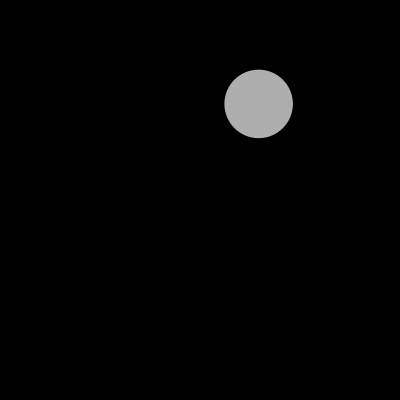
Frame 1 (no input)
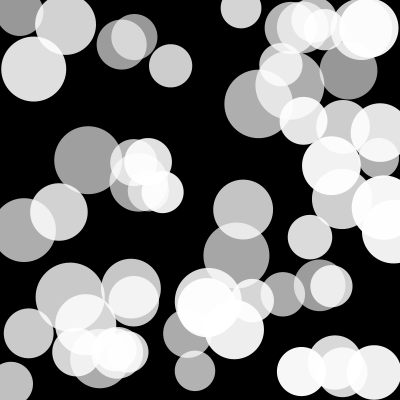
Frame 60 (the mouse pressed at the canvas centre just before this capture)
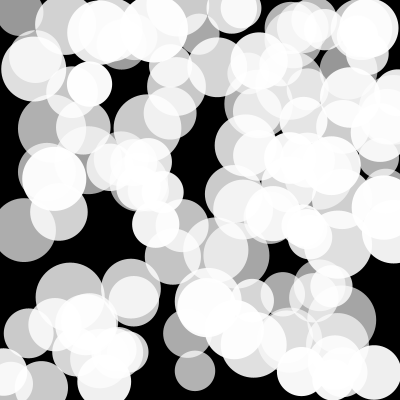
Frame 120 (the mouse held since frame 60 and released just before this capture)

The Processing sketch that drew these frames (run headless with seeded random() and noise(); from frame 60 on, the mouse is pressed at the canvas centre):

// Processing sketch: processing_2569
// ── processing_2569.pde

/**
 * Color Circles - How to play:
 *   Press 'k' to set the circles in black color;
 *   Press 'w' to set the circles in white color;
 *   Press 'r' to change the red level of circles;
 *   Press 'g' to change the green level of circles;
 *   Press 'b' to change the blue level of circles;
 *   Press 's' to stop the animation;
 *
 *   Enjoy it! ;)
 */


/** Coords to draw */
float x;
float y;

float esize;

/** Colors of the draw */
float redLevel;
float greenLevel;
float blueLevel;
int levelAlpha;

boolean stop;

void setup() {
  size(400, 400);
  background(0);
  
  // Inits
  redLevel = 255;
  greenLevel = 255;
  blueLevel = 255;
  
  stop = false;
  
  smooth();
}


void draw() {
  if (!stop) {
  x = random(width);
  y = random(height);
  esize = random(40, 70);
  
  levelAlpha = ceil(random(150, 250));
  
  noStroke();
  fill (redLevel, greenLevel, blueLevel, levelAlpha);
  
  ellipse(x, y, esize, esize);
  }
}


void keyPressed() {
  if (keyCode == 'R' || keyCode == 'r') {
    redLevel = ceil(random(255));
  } else if (keyCode == 'G' || keyCode == 'g') {
    greenLevel = ceil(random(255));
  } else if (keyCode == 'B' || keyCode == 'b') {
    blueLevel = ceil(random(255));
  } else if (keyCode == 'W' || keyCode == 'w') {
    redLevel = 255; greenLevel = 255; blueLevel = 255;
  } else if (keyCode == 'K' || keyCode == 'k') {
    redLevel = 0; greenLevel = 0; blueLevel = 0;
  } else if (keyCode == 'S' || keyCode == 's') {
    stop = !stop;
  }
}
